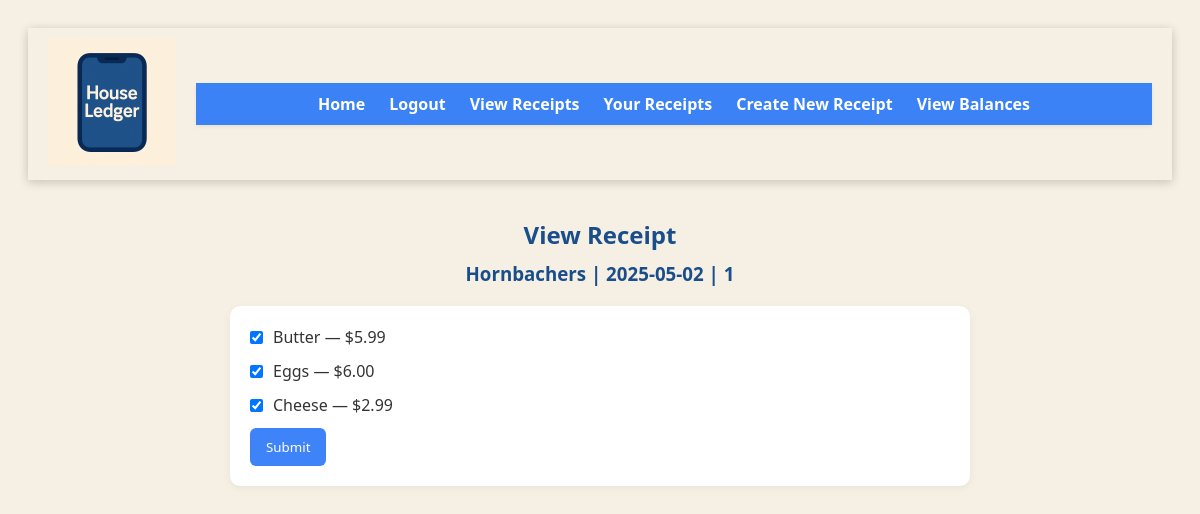
Page /view_receipt.php?viewReceipt=13 (signed in) on the committed database.
### tables this page shows
CREATE TABLE `receipts` (
  `receipt_id` int(11) NOT NULL,
  `user_id` int(11) NOT NULL,
  `store_name` varchar(256) NOT NULL,
  `receipt_date` date NOT NULL
);

CREATE TABLE `items` (
  `item_id` int(11) NOT NULL,
  `receipt_id` int(11) NOT NULL,
  `item_name` varchar(256) NOT NULL,
  `item_cost` decimal(10,2) NOT NULL
);

### view_receipt.php (the view, shortened to what this page needs)
<!DOCTYPE html>
<?php
    try {
        $conn = OpenCon();
        $chosenId = $_GET['viewReceipt'];
        $user_id = $_SESSION["UserSession"];
        $result1 = $conn->query("SELECT * FROM receipts WHERE receipt_id=$chosenId");
        foreach ($result1 as $row1) {
            $store_name = $row1['store_name'];
            $receipt_date = $row1['receipt_date'];
            $purchaser_id = $row1['user_id'];
        }
        $items = [];
        $result2 = $conn->query("SELECT * FROM items WHERE receipt_id=$chosenId");
        foreach ($result2 as $row2) {
            $item_id = $row2['item_id'];
            $opt_val = 0;
            $result3 = $conn->query("SELECT opt_val FROM opt_ins_outs WHERE item_id = $item_id AND user_id = $user_id LIMIT 1");
            if ($result3 && $result3->num_rows > 0) {
                $opt_row = $result3->fetch_assoc();
                if ($opt_row && isset($opt_row['opt_val'])) {
                    $opt_val = $opt_row['opt_val'];
                }
            }
            $items[] = [
                'item_id'    => $item_id,
                'item_name'  => $row2['item_name'],
                'item_cost'  => $row2['item_cost'],
                'opt_val'    => $opt_val
            ];
        }
    }
    catch (mysqli_sql_Exception $e) {
        echo "Error: " . $e->getMessage();
    }
?>
<html>
    <header>
        <?php include 'header.php'; ?>
    </header>
    <body>
        <br />
        <h2>View Receipt</h2>
        <h3><?php echo $store_name, "   |   ", $receipt_date, " |   ", $purchaser_id ?></h3>
        <form id="modify_opts" name="modify_opts" method="post">
            <?php
                foreach ($items as $item): ?>
                <div class="item-row">
                    <label>
                    <input
                        type="checkbox"
                        name="selected_items[]"
                        value="<?= $item['item_id'] ?>"
                        <?= $item['opt_val'] == 1 ? 'checked' : '' ?>
                >
                    <?= htmlspecialchars($item['item_name']) ?> — $<?= number_format($item['item_cost'], 2) ?>
                    </label>
                </div>
            <?php endforeach; ?>
            <input type="submit" id="submit" name="submit" value="Submit">
        </form>

### style.css (style rules this page uses)
h1, h2, h3, p, label, input, button, ul { font-family: 'Segoe UI', sans-serif; margin: 0; padding: 0; box-sizing: border-box; }
body { background-color: #f5efe4; color: #333; font-size: 16px; padding: 20px; min-height: 100vh; }
h1, h2, h3 { color: #1a4e8a; margin-bottom: 10px; text-align: center; }
header { background-color: #ffffff; box-shadow: 0 2px 10px rgba(0, 0, 0, 0.1); margin-bottom: 20px; }
form { background-color: #ffffff; padding: 20px; border-radius: 10px; box-shadow: 0 2px 8px rgba(0,0,0,0.05); max-width: 700px; margin: 20px auto; }
input[type="submit"], button { background-color: #3f83f8; color: white; border: none; padding: 10px 16px; border-radius: 6px; cursor: pointer; transition: background-color 0.2s ease-in-out; }
.item-row { margin-bottom: 12px; }
.item-row label { display: flex; align-items: center; gap: 10px; font-size: 1rem; }

### rows in the picture
receipts: store_name "Hornbachers", receipt_date "2025-05-02", user "1"
items: item_name "Butter", item_cost "5.99"
items: item_name "Eggs", item_cost "6.00"
items: item_name "Cheese", item_cost "2.99"
